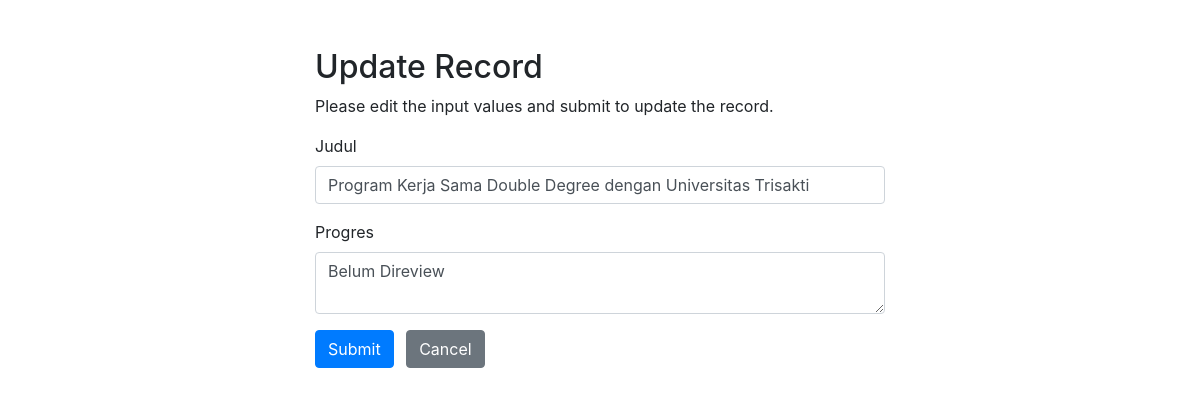
The app's page /update.php?id=2 with its own data.
### tables this page shows
CREATE TABLE `dashboard` (
  `id` int(11) NOT NULL,
  `judul` text NOT NULL,
  `progres` varchar(255) NOT NULL
);

### update.php (the view, shortened to what this page needs)
<?php
require_once "konek.php";
$name = $address = $salary = "";
$name_err = $address_err = $salary_err = "";
if(isset($_POST["id"]) && !empty($_POST["id"])){
    $id = $_POST["id"];
    $input_name = trim($_POST["name"]);
    if(empty($input_name)){
        $name_err = "Please enter a name.";
    } elseif(!filter_var($input_name, FILTER_VALIDATE_REGEXP, array("options"=>array("regexp"=>"/^[a-zA-Z\s]+$/")))){
        $name_err = "Please enter a valid name.";
    } else{
        $name = $input_name;
    }
    $input_address = trim($_POST["address"]);
    if(empty($input_address)){
        $address_err = "Please enter an address.";
    } else{
        $address = $input_address;
    }
    if(empty($name_err) && empty($address_err) && empty($salary_err)){
        $sql = "UPDATE dashboard SET judul=?, progres=? WHERE id=?";
        if($stmt = mysqli_prepare($link, $sql)){
            $param_name = $name;
            $param_address = $address;
            $param_id = $id;
            mysqli_stmt_bind_param($stmt, "ssi", $param_name, $param_address, $param_id);
            if(mysqli_stmt_execute($stmt)){
                header("location: index.php");
                exit();
            } else{
                echo "Oops! Something went wrong. Please try again later.";
            }
        }
        mysqli_stmt_close($stmt);
    }
    mysqli_close($link);
} else{
    if(isset($_GET["id"]) && !empty(trim($_GET["id"]))){
        $sql = "SELECT * FROM dashboard WHERE id = ?";
        if($stmt = mysqli_prepare($link, $sql)){
            mysqli_stmt_bind_param($stmt, "i", $param_id);
            if(mysqli_stmt_execute($stmt)){
                $result = mysqli_stmt_get_result($stmt);
                if(mysqli_num_rows($result) == 1){
                    $row = mysqli_fetch_array($result, MYSQLI_ASSOC);
                    $name = $row["judul"];
                    $address = $row["progres"];
                } else{
                    header("location: error.php");
                    exit();
                }
            } else{
                echo "Oops! Something went wrong. Please try again later.";
            }
        }
    }  else{
        header("location: error.php");
        exit();
    }
}
?>
<!DOCTYPE html>
<html lang="en">
<head>
    <link rel="stylesheet" href="https://stackpath.bootstrapcdn.com/bootstrap/4.5.2/css/bootstrap.min.css">
</head>
<body>
    <div class="wrapper">
        <div class="container-fluid">
            <div class="row">
                <div class="col-md-12">
                    <h2 class="mt-5">Update Record</h2>
                    <p>Please edit the input values and submit to update the record.</p>
                    <form action="<?php echo htmlspecialchars(basename($_SERVER['REQUEST_URI'])); ?>" method="post">
                        <div class="form-group">
                            <label>Judul</label>
                            <input type="text" name="name" class="form-control <?php echo (!empty($name_err)) ? 'is-invalid' : ''; ?>" value="<?php echo $name; ?>">
                        </div>
                        <div class="form-group">
                            <label>Progres</label>
                            <textarea name="address" class="form-control <?php echo (!empty($address_err)) ? 'is-invalid' : ''; ?>"><?php echo $address; ?></textarea>
                        </div>
                        <input type="submit" class="btn btn-primary" value="Submit">
                        <a href="index.php" class="btn btn-secondary ml-2">Cancel</a>
                    </form>
                </div>
            </div>
        </div>
    </div>
</body>
</html>

### update.php (style rules this page uses)
.wrapper { width: 600px; margin: 0 auto; }

### records on screen
dashboard: name "Program Kerja Sama Double Degree dengan Universitas Trisakti", address "Belum Direview"
